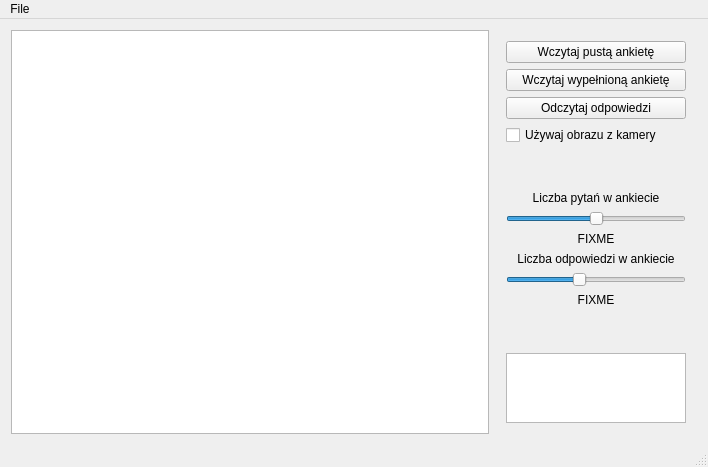
<?xml version="1.0" encoding="UTF-8"?>
<ui version="4.0">
 <class>MainWindow</class>
 <widget class="QMainWindow" name="MainWindow">
  <property name="geometry">
   <rect>
    <x>0</x>
    <y>0</y>
    <width>708</width>
    <height>440</height>
   </rect>
  </property>
  <property name="sizePolicy">
   <sizepolicy hsizetype="Maximum" vsizetype="Maximum">
    <horstretch>0</horstretch>
    <verstretch>0</verstretch>
   </sizepolicy>
  </property>
  <property name="windowTitle">
   <string>MainWindow</string>
  </property>
  <widget class="QWidget" name="centralWidget">
   <property name="sizePolicy">
    <sizepolicy hsizetype="Expanding" vsizetype="Expanding">
     <horstretch>0</horstretch>
     <verstretch>0</verstretch>
    </sizepolicy>
   </property>
   <layout class="QGridLayout" name="gridLayout">
    <item row="0" column="0">
     <layout class="QHBoxLayout" name="horizontalLayout">
      <property name="sizeConstraint">
       <enum>QLayout::SetMaximumSize</enum>
      </property>
      <item>
       <widget class="QClickableGraphicsView" name="graphicsView"/>
      </item>
      <item>
       <widget class="QWidget" name="vertLayoutWidget" native="true">
        <property name="sizePolicy">
         <sizepolicy hsizetype="Maximum" vsizetype="Expanding">
          <horstretch>0</horstretch>
          <verstretch>0</verstretch>
         </sizepolicy>
        </property>
        <layout class="QVBoxLayout" name="verticalLayout">
         <property name="sizeConstraint">
          <enum>QLayout::SetMinAndMaxSize</enum>
         </property>
         <item>
          <widget class="QPushButton" name="captureReferenceFrameButton">
           <property name="text">
            <string>Wczytaj pustą ankietę</string>
           </property>
          </widget>
         </item>
         <item>
          <widget class="QPushButton" name="openAnsweredSurveyButton">
           <property name="text">
            <string>Wczytaj wypełnioną ankietę</string>
           </property>
          </widget>
         </item>
         <item>
          <widget class="QPushButton" name="startSurveyDecodingButton">
           <property name="maximumSize">
            <size>
             <width>180</width>
             <height>16777215</height>
            </size>
           </property>
           <property name="text">
            <string>Odczytaj odpowiedzi</string>
           </property>
          </widget>
         </item>
         <item>
          <widget class="QCheckBox" name="useCameraCheckbox">
           <property name="text">
            <string>Używaj obrazu z kamery</string>
           </property>
          </widget>
         </item>
         <item>
          <spacer name="verticalSpacer">
           <property name="orientation">
            <enum>Qt::Vertical</enum>
           </property>
           <property name="sizeType">
            <enum>QSizePolicy::Fixed</enum>
           </property>
           <property name="sizeHint" stdset="0">
            <size>
             <width>20</width>
             <height>40</height>
            </size>
           </property>
          </spacer>
         </item>
         <item>
          <widget class="QLabel" name="surveyQuestionsLabel">
           <property name="text">
            <string>Liczba pytań w ankiecie</string>
           </property>
           <property name="alignment">
            <set>Qt::AlignCenter</set>
           </property>
          </widget>
         </item>
         <item>
          <widget class="QSlider" name="questionsInSurvey">
           <property name="maximum">
            <number>30</number>
           </property>
           <property name="value">
            <number>15</number>
           </property>
           <property name="orientation">
            <enum>Qt::Horizontal</enum>
           </property>
           <property name="invertedAppearance">
            <bool>false</bool>
           </property>
           <property name="invertedControls">
            <bool>false</bool>
           </property>
           <property name="tickPosition">
            <enum>QSlider::NoTicks</enum>
           </property>
          </widget>
         </item>
         <item>
          <widget class="QLabel" name="questionsNumber">
           <property name="text">
            <string>FIXME</string>
           </property>
           <property name="alignment">
            <set>Qt::AlignHCenter|Qt::AlignTop</set>
           </property>
          </widget>
         </item>
         <item>
          <widget class="QLabel" name="surveyAnswersLabel">
           <property name="text">
            <string>Liczba odpowiedzi w ankiecie</string>
           </property>
           <property name="alignment">
            <set>Qt::AlignCenter</set>
           </property>
          </widget>
         </item>
         <item>
          <widget class="QSlider" name="answersInSurvey">
           <property name="maximum">
            <number>10</number>
           </property>
           <property name="pageStep">
            <number>2</number>
           </property>
           <property name="value">
            <number>4</number>
           </property>
           <property name="orientation">
            <enum>Qt::Horizontal</enum>
           </property>
          </widget>
         </item>
         <item>
          <widget class="QLabel" name="answersNumber">
           <property name="text">
            <string>FIXME</string>
           </property>
           <property name="alignment">
            <set>Qt::AlignHCenter|Qt::AlignTop</set>
           </property>
          </widget>
         </item>
         <item>
          <spacer name="verticalSpacer_2">
           <property name="orientation">
            <enum>Qt::Vertical</enum>
           </property>
           <property name="sizeType">
            <enum>QSizePolicy::Fixed</enum>
           </property>
           <property name="sizeHint" stdset="0">
            <size>
             <width>20</width>
             <height>40</height>
            </size>
           </property>
          </spacer>
         </item>
         <item>
          <widget class="QPlainTextEdit" name="decodedAnswersTextArea">
           <property name="sizePolicy">
            <sizepolicy hsizetype="Expanding" vsizetype="Expanding">
             <horstretch>0</horstretch>
             <verstretch>0</verstretch>
            </sizepolicy>
           </property>
           <property name="maximumSize">
            <size>
             <width>180</width>
             <height>16777215</height>
            </size>
           </property>
           <property name="readOnly">
            <bool>true</bool>
           </property>
          </widget>
         </item>
        </layout>
       </widget>
      </item>
     </layout>
    </item>
   </layout>
  </widget>
  <widget class="QMenuBar" name="menuBar">
   <property name="geometry">
    <rect>
     <x>0</x>
     <y>0</y>
     <width>708</width>
     <height>22</height>
    </rect>
   </property>
   <widget class="QMenu" name="menuFile">
    <property name="title">
     <string>File</string>
    </property>
    <addaction name="actionZapisz"/>
    <addaction name="separator"/>
    <addaction name="actionExit"/>
   </widget>
   <addaction name="menuFile"/>
  </widget>
  <widget class="QStatusBar" name="statusBar"/>
  <action name="actionExit">
   <property name="text">
    <string>Exit</string>
   </property>
  </action>
  <action name="actionZapisz">
   <property name="text">
    <string>Zapisz...</string>
   </property>
  </action>
 </widget>
 <layoutdefault spacing="6" margin="11"/>
 <customwidgets>
  <customwidget>
   <class>QClickableGraphicsView</class>
   <extends>QGraphicsView</extends>
   <header>qclickablegraphicsview.h</header>
  </customwidget>
 </customwidgets>
 <resources/>
 <connections/>
</ui>
